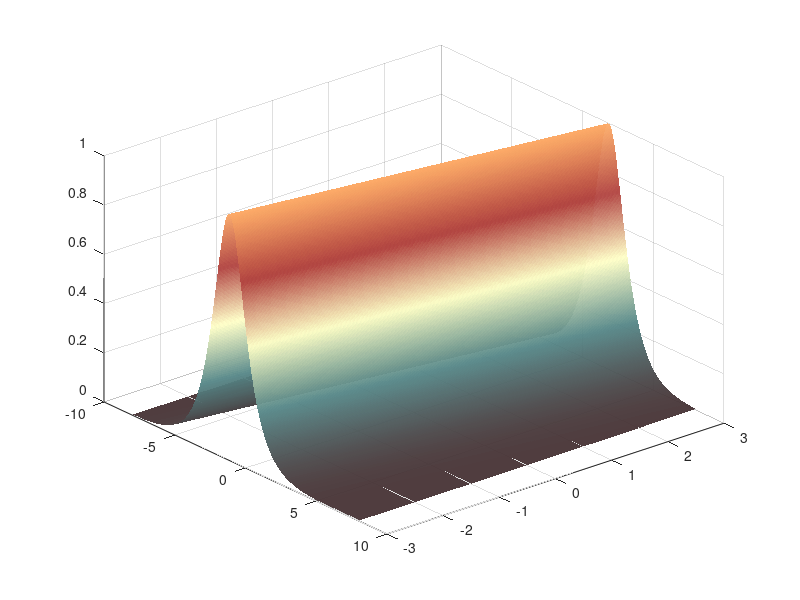

MATLAB code for this plot: (Note: this script raises an error after producing the figure.)
%% S1 Scenario - Bright Soliton - Custom Hex Color Palette
clear all; close all; clc;

% Parameters
w=1; m=0.5; n=-0.8; d=0.1; g=0.2; c=-0.5;
a=1; b=1; r=0.5; e1=1; s1=1; p0=0.5; p1=0.5; i1=0.5;
l=0; rho=0.01;

alpha = m^2 + 2*(n + d*g);
disp(['Alpha = ', num2str(alpha)]);

% Space and time
x = linspace(-8,8,500);
t = linspace(-3,3,400);
[X,T] = meshgrid(x,t);

% Preallocate for L1, L4, L5
L1 = zeros(size(X));
L4 = zeros(size(X));
L5 = zeros(size(X));

% Calculate L1, L4, L5
fprintf('Calculating...\n');
for i=1:length(x)
    for j=1:length(t)
        xx = X(j,i);
        tt = T(j,i);
        
        % L1 calculation
        theta = w*(xx - m*tt);
        sh = sinh(b*theta);
        ch = cosh(b*theta);
        
        phi = m*xx + tt/2*(b^2*w^2 - m^2 - 2*d*g) + l + rho*randn;
        den = c*s1^2 + 4*a^2*r^2*w^2*e1^2*(1 + 2*ch.*sh - 2*ch.^2);
        if abs(den)>1e-6
            L1(j,i) = abs((4*a*b*r*w^2*s1*e1*(sh - ch))/den * exp(1i*phi));
        end
        
        % L4 calculation
        theta_L4 = (s1*sqrt(c))/(a*p0)*(xx - m*tt);
        phi_L4 = m*xx - tt/(4*a^2*p0^2)*(b^2*c*s1^2 + 2*a^2*m^2*p0^2 + 4*a^2*d*g*p0^2) + l + rho*randn;
        num_L4 = b*s1*(b^2*r^2 - a^2 + 2*a*b*r*sinh(b*theta_L4));
        den_L4 = 2*a*p0*(a^2 + b^2*r^2 - 2*a*b*r*cosh(b*theta_L4));
        if abs(den_L4)>1e-6
            L4(j,i) = abs(num_L4/den_L4 * exp(1i*phi_L4));
        end
        
        % L5 calculation
        theta_L5 = (2*i1*sqrt(c))/(b*e1)*(xx - m*tt);
        phi_L5 = m*xx - tt/(2*e1^2)*(m^2*e1^2 + 2*c*i1^2 + 2*d*g*e1^2) + l + rho*randn;
        term1 = sinh(b*theta_L5) - cosh(b*theta_L5);
        term2 = cosh(b*theta_L5) - sinh(b*theta_L5);
        num_L5 = i1*(a*(i1*p1 - s1*e1) + b*r*(i1*p1 + s1*e1)*term1);
        den_L5 = e1*(a*(i1*p1 - s1*e1) + b*r*(i1*p1 + s1*e1)*term2);
        if abs(den_L5)>1e-6
            L5(j,i) = abs(-num_L5/den_L5 * exp(1i*phi_L5));
        end
    end
end

% Normalize
L1_norm = L1 / max(L1(:));
L4_norm = L4 / max(L4(:));
L5_norm = L5 / max(L5(:));

% Create custom colormap from your hex colors
hex_colors = {'#473335', '#548687', '#ffffc7', '#b0413e', '#fcaa67'};

% Convert hex to RGB
rgb_colors = zeros(length(hex_colors), 3);
for i = 1:length(hex_colors)
    hex = hex_colors{i};
    rgb_colors(i,1) = hex2dec(hex(2:3))/255;
    rgb_colors(i,2) = hex2dec(hex(4:5))/255;
    rgb_colors(i,3) = hex2dec(hex(6:7))/255;
end

% Create interpolated colormap
n_interp = 256;
custom_cmap = zeros(n_interp, 3);
for i = 1:3
    custom_cmap(:,i) = interp1(linspace(0,1,length(rgb_colors)), rgb_colors(:,i), linspace(0,1,n_interp));
end

% Create folder
if ~exist('soliton_figures', 'dir')
    mkdir('soliton_figures');
end

%% FIGURE 1: L1 - 3D Surface (Separate Figure)
fig1 = figure('Position', [100, 100, 900, 700], 'Color', rgb_colors(1,:)*0.3);
surf(X, T, L1_norm, 'EdgeColor', 'none', 'FaceAlpha', 0.95);
colormap(custom_cmap);
view(50, 35);
title('L₁ (Eq 1) - Bright Soliton Propagation', 'Color', hex2rgb('#ffffc7'), 'FontSize', 14, 'FontWeight', 'bold');
xlabel('Spatial Coordinate (x) →', 'Color', hex2rgb('#ffffc7'), 'FontSize', 11);
ylabel('Time (t) →', 'Color', hex2rgb('#ffffc7'), 'FontSize', 11);
zlabel('Intensity |L₁| →', 'Color', hex2rgb('#ffffc7'), 'FontSize', 11);
set(gca, 'Color', rgb_colors(1,:)*0.3, 'XColor', hex2rgb('#ffffc7'), 'YColor', hex2rgb('#ffffc7'), 'ZColor', hex2rgb('#ffffc7'));
grid on;
set(gca, 'GridColor', hex2rgb('#548687'), 'GridAlpha', 0.3);
material([0.6, 0.8, 0.4]);
lighting gouraud;
light('Position', [2, 1, 3], 'Color', hex2rgb('#fcaa67'));
light('Position', [-1, -1, 2], 'Color', hex2rgb('#b0413e'));
colorbar('Color', hex2rgb('#ffffc7'));
saveas(fig1, 'soliton_figures/Figure1_L1_3D.png');
saveas(fig1, 'soliton_figures/Figure1_L1_3D.fig');
fprintf('✓ Figure 1 saved: L1_3D\n');

%% FIGURE 2: L4 - 3D Surface (Separate Figure)
fig2 = figure('Position', [150, 150, 900, 700], 'Color', rgb_colors(1,:)*0.3);
surf(X, T, L4_norm, 'EdgeColor', 'none', 'FaceAlpha', 0.95);
colormap(custom_cmap);
view(50, 35);
title('L₄ (Eq 4) - Bright Soliton Propagation', 'Color', hex2rgb('#ffffc7'), 'FontSize', 14, 'FontWeight', 'bold');
xlabel('Spatial Coordinate (x) →', 'Color', hex2rgb('#ffffc7'), 'FontSize', 11);
ylabel('Time (t) →', 'Color', hex2rgb('#ffffc7'), 'FontSize', 11);
zlabel('Intensity |L₄| →', 'Color', hex2rgb('#ffffc7'), 'FontSize', 11);
set(gca, 'Color', rgb_colors(1,:)*0.3, 'XColor', hex2rgb('#ffffc7'), 'YColor', hex2rgb('#ffffc7'), 'ZColor', hex2rgb('#ffffc7'));
grid on;
set(gca, 'GridColor', hex2rgb('#548687'), 'GridAlpha', 0.3);
material([0.6, 0.8, 0.4]);
lighting gouraud;
light('Position', [2, 1, 3], 'Color', hex2rgb('#fcaa67'));
light('Position', [-1, -1, 2], 'Color', hex2rgb('#b0413e'));
colorbar('Color', hex2rgb('#ffffc7'));
saveas(fig2, 'soliton_figures/Figure2_L4_3D.png');
saveas(fig2, 'soliton_figures/Figure2_L4_3D.fig');
fprintf('✓ Figure 2 saved: L4_3D\n');

%% FIGURE 3: L5 - 3D Surface (Separate Figure)
fig3 = figure('Position', [200, 200, 900, 700], 'Color', rgb_colors(1,:)*0.3);
surf(X, T, L5_norm, 'EdgeColor', 'none', 'FaceAlpha', 0.95);
colormap(custom_cmap);
view(50, 35);
title('L₅ (Eq 5) - Bright Soliton Propagation', 'Color', hex2rgb('#ffffc7'), 'FontSize', 14, 'FontWeight', 'bold');
xlabel('Spatial Coordinate (x) →', 'Color', hex2rgb('#ffffc7'), 'FontSize', 11);
ylabel('Time (t) →', 'Color', hex2rgb('#ffffc7'), 'FontSize', 11);
zlabel('Intensity |L₅| →', 'Color', hex2rgb('#ffffc7'), 'FontSize', 11);
set(gca, 'Color', rgb_colors(1,:)*0.3, 'XColor', hex2rgb('#ffffc7'), 'YColor', hex2rgb('#ffffc7'), 'ZColor', hex2rgb('#ffffc7'));
grid on;
set(gca, 'GridColor', hex2rgb('#548687'), 'GridAlpha', 0.3);
material([0.6, 0.8, 0.4]);
lighting gouraud;
light('Position', [2, 1, 3], 'Color', hex2rgb('#fcaa67'));
light('Position', [-1, -1, 2], 'Color', hex2rgb('#b0413e'));
colorbar('Color', hex2rgb('#ffffc7'));
saveas(fig3, 'soliton_figures/Figure3_L5_3D.png');
saveas(fig3, 'soliton_figures/Figure3_L5_3D.fig');
fprintf('✓ Figure 3 saved: L5_3D\n');

%% FIGURE 4: L1 - 2D Intensity Map (Separate Figure)
fig4 = figure('Position', [100, 100, 800, 600], 'Color', rgb_colors(1,:)*0.3);
imagesc(x, t, L1_norm);
colormap(custom_cmap);
set(gca, 'YDir', 'normal', 'Color', rgb_colors(1,:)*0.3, 'XColor', hex2rgb('#ffffc7'), 'YColor', hex2rgb('#ffffc7'));
title('L₁ (Eq 1) - Intensity Map', 'Color', hex2rgb('#ffffc7'), 'FontSize', 14, 'FontWeight', 'bold');
xlabel('Spatial Coordinate (x) →', 'Color', hex2rgb('#ffffc7'), 'FontSize', 11);
ylabel('Time (t) →', 'Color', hex2rgb('#ffffc7'), 'FontSize', 11);
colorbar('Color', hex2rgb('#ffffc7'));
set(gca, 'FontSize', 10);
saveas(fig4, 'soliton_figures/Figure4_L1_2D_Map.png');
saveas(fig4, 'soliton_figures/Figure4_L1_2D_Map.fig');
fprintf('✓ Figure 4 saved: L1_2D_Map\n');

%% FIGURE 5: L4 - 2D Intensity Map (Separate Figure)
fig5 = figure('Position', [150, 150, 800, 600], 'Color', rgb_colors(1,:)*0.3);
imagesc(x, t, L4_norm);
colormap(custom_cmap);
set(gca, 'YDir', 'normal', 'Color', rgb_colors(1,:)*0.3, 'XColor', hex2rgb('#ffffc7'), 'YColor', hex2rgb('#ffffc7'));
title('L₄ (Eq 4) - Intensity Map', 'Color', hex2rgb('#ffffc7'), 'FontSize', 14, 'FontWeight', 'bold');
xlabel('Spatial Coordinate (x) →', 'Color', hex2rgb('#ffffc7'), 'FontSize', 11);
ylabel('Time (t) →', 'Color', hex2rgb('#ffffc7'), 'FontSize', 11);
colorbar('Color', hex2rgb('#ffffc7'));
set(gca, 'FontSize', 10);
saveas(fig5, 'soliton_figures/Figure5_L4_2D_Map.png');
saveas(fig5, 'soliton_figures/Figure5_L4_2D_Map.fig');
fprintf('✓ Figure 5 saved: L4_2D_Map\n');

%% FIGURE 6: L5 - 2D Intensity Map (Separate Figure)
fig6 = figure('Position', [200, 200, 800, 600], 'Color', rgb_colors(1,:)*0.3);
imagesc(x, t, L5_norm);
colormap(custom_cmap);
set(gca, 'YDir', 'normal', 'Color', rgb_colors(1,:)*0.3, 'XColor', hex2rgb('#ffffc7'), 'YColor', hex2rgb('#ffffc7'));
title('L₅ (Eq 5) - Intensity Map', 'Color', hex2rgb('#ffffc7'), 'FontSize', 14, 'FontWeight', 'bold');
xlabel('Spatial Coordinate (x) →', 'Color', hex2rgb('#ffffc7'), 'FontSize', 11);
ylabel('Time (t) →', 'Color', hex2rgb('#ffffc7'), 'FontSize', 11);
colorbar('Color', hex2rgb('#ffffc7'));
set(gca, 'FontSize', 10);
saveas(fig6, 'soliton_figures/Figure6_L5_2D_Map.png');
saveas(fig6, 'soliton_figures/Figure6_L5_2D_Map.fig');
fprintf('✓ Figure 6 saved: L5_2D_Map\n');

% Helper function to convert hex to RGB
function rgb = hex2rgb(hex)
    hex = char(hex);
    if hex(1) == '#'
        hex = hex(2:end);
    end
    rgb = [hex2dec(hex(1:2)), hex2dec(hex(3:4)), hex2dec(hex(5:6))]/255;
end

fprintf('\n========================================\n');
fprintf('✓ ALL 6 FIGURES SAVED in "soliton_figures" folder\n');
fprintf('✓ Figure 1: L1 - 3D Surface\n');
fprintf('✓ Figure 2: L4 - 3D Surface\n');
fprintf('✓ Figure 3: L5 - 3D Surface\n');
fprintf('✓ Figure 4: L1 - 2D Intensity Map\n');
fprintf('✓ Figure 5: L4 - 2D Intensity Map\n');
fprintf('✓ Figure 6: L5 - 2D Intensity Map\n');
fprintf('========================================\n');
disp('✨ Complete! 6 separate figure files created! ✨');
